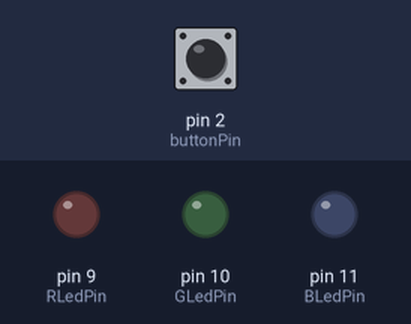
A sketch run on a simulated Arduino Uno, built with avr-gcc and run on an emulated ATmega328P. Parts: output pins drawn as LEDs (lit = HIGH). Dashed ring = blinking. The inputs (shaded band) are chosen by the test bench; at power-on: pin 2 (buttonPin) HIGH. Random numbers use the default seed unless the sketch sets one.

Above: at 1.2 s.
1.3 s: pin 2 (buttonPin) pulled LOW for 3.2 s
At 4.9 s:
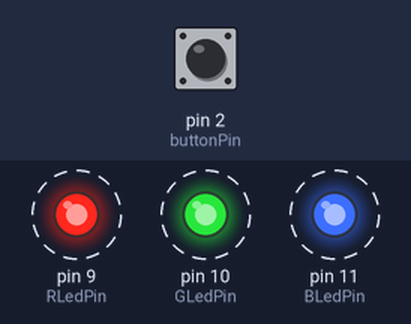
7.5 s: pin 2 (buttonPin) pulled LOW for 0.15 s
10.6 s: pin 2 (buttonPin) pulled LOW for 1 s
At 12.4 s:
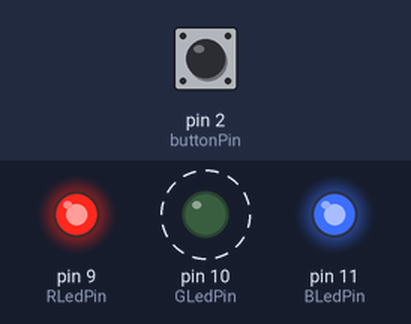
14.6 s: pin 2 (buttonPin) pulled LOW for 0.15 s
At 15.4 s:
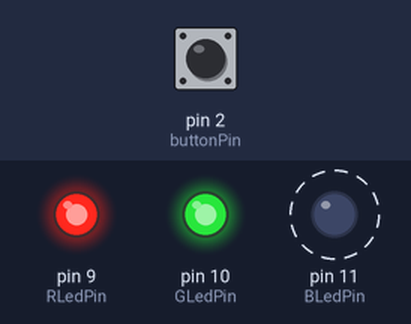
17.7 s: pin 2 (buttonPin) pulled LOW for 0.15 s
At 18.3 s:
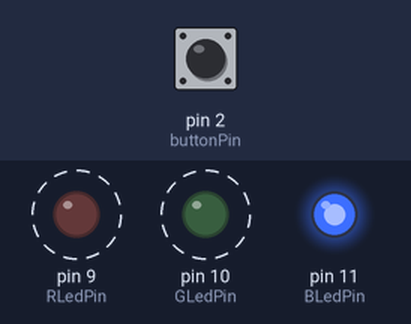
20.8 s: pin 2 (buttonPin) pulled LOW for 3.2 s
Timing chart, 0 to 28.0 s (numbered marks = the images above; inputs shaded):
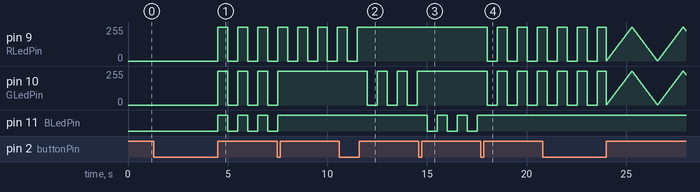

Measured:
- after the input at 1.3 s, pin 9 (RLedPin), pin 10 (GLedPin): alternates 255/255 for 0.50 s and 0/255 for 0.50 s, starting after 3.2 s; pin 11 (BLedPin): alternates HIGH for 0.50 s and LOW for 0.50 s, starting after 3.2 s
- after the input at 10.6 s, pin 10 (GLedPin): alternates 255/255 for 0.50 s and 0/255 for 0.50 s, starting after 1.4 s
- after the input at 14.6 s, pin 11 (BLedPin): alternates HIGH for 0.50 s and LOW for 0.50 s, starting after 0.42 s
- after the input at 17.7 s, pin 9 (RLedPin), pin 10 (GLedPin): alternates 255/255 for 0.50 s and 0/255 for 0.50 s, starting after 0.33 s

The sketch:

HW3-1.ino
```cpp
const int buttonPin = 2;
const int RLedPin = 9;
const int GLedPin = 10;
const int BLedPin = 11;
int buttonState = 0;

//按鈕狀態控制
bool buttonPressed = false;
unsigned long pressingTime = 0;
const int longPressInterval = 2000;

//顏色變化控制
int lightNum = 0;
int RLightColor = 0;
int GLightColor = 0;
int BLightColor = 0;
int RCurrentColor = 0;
int GCurrentColor = 0;
int BCurrentColor = 0;

//模式控制
// 模式：0=靜態、1=固定閃爍、2=呼吸燈、3=七彩漸變、4=隨機七彩閃爍
int currentMode = 0;
unsigned long blinkTimer = 0;
const int fixedBlinkInterval = 500;
bool blinkOn = true;


const int fadeAmount = 2;
int fadeDirection = 1;


int huePhase = 0;
const int hueSpeed = 2;
unsigned long hueTimer = 0;
const int hueInterval = 10;


unsigned long randomTwinkleTimer = 0;
const int twinkleSpeed = 5;
int twinkleDirection = 0;
int targetR = 0;
int targetG = 0;
int targetB = 0;

// -----------------------------------------------------

void setup() {
  pinMode(buttonPin, INPUT);
  pinMode(RLedPin, OUTPUT);
  pinMode(GLedPin, OUTPUT);
  pinMode(BLedPin, OUTPUT);

  randomSeed(analogRead(0));
}

// -----------------------------------------------------

void loop() {
  checkButton();
  updateLEDColor();
  setRGBLEDColor(RCurrentColor, GCurrentColor, BCurrentColor);
}


void checkButton() {
  buttonState = digitalRead(buttonPin);

  if (buttonState == LOW && !buttonPressed) {
    pressingTime = millis();
    buttonPressed = true;
  }

  if (buttonState == HIGH && buttonPressed) {
    unsigned long currentTime = millis();
    if (currentTime - pressingTime < longPressInterval) {
      changeLEDColor();  // 短按改變顏色
    } else {
      changeMode();      // 長按改變顯示模式
    }
    buttonPressed = false;
  }
}

// 短按時切換 LED 顏色
void changeLEDColor() {
  if (currentMode == 0 || currentMode == 1 || currentMode == 2) {
    lightNum = lightNum + 1;
    if (lightNum >= 5) lightNum = 0;

    if (lightNum == 0) { RLightColor = 0;   GLightColor = 0;   BLightColor = 0;   }   // 關燈
    if (lightNum == 1) { RLightColor = 0;   GLightColor = 255; BLightColor = 255; }   // 青色
    if (lightNum == 2) { RLightColor = 255; GLightColor = 0;   BLightColor = 255; }   // 紫色
    if (lightNum == 3) { RLightColor = 255; GLightColor = 255; BLightColor = 0;   }   // 黃色
    if (lightNum == 4) { RLightColor = 0;   GLightColor = 0;   BLightColor = 255; }   // 藍色

    RCurrentColor = RLightColor;
    GCurrentColor = GLightColor;
    BCurrentColor = BLightColor;
  }
}

// 長按時切換模式
void changeMode() {
  currentMode = currentMode + 1;
  if (currentMode >= 5) currentMode = 0;  // 總共 5 種模式 (0~4)

  // 模式 1：進入固定閃爍模式
  if (currentMode == 1) {
    blinkTimer = 0;
    blinkOn = true;
  }

  // 模式 2：進入呼吸燈模式
  if (currentMode == 2) {
    fadeDirection = 1;
    RCurrentColor = RLightColor;
    GCurrentColor = GLightColor;
    BCurrentColor = BLightColor;
  }

  // 模式 3：進入七彩漸變模式
  if (currentMode == 3) {
    huePhase = 0;
    hueTimer = millis();
  }

  // 模式 4：進入隨機七彩閃爍模式
  if (currentMode == 4) {
    randomTwinkleTimer = 0;
    twinkleDirection = 0;
    RCurrentColor = 0;
    GCurrentColor = 0;
    BCurrentColor = 0;
  }
}

void updateLEDColor() {
  unsigned long currentTime = millis();

  if (currentMode == 0) {
    // 模式 0：靜態顏色
    RCurrentColor = RLightColor;
    GCurrentColor = GLightColor;
    BCurrentColor = BLightColor;
  }

  else if (currentMode == 1) {
    // 模式 1：固定閃爍模式
    if (currentTime - blinkTimer > fixedBlinkInterval) {
      blinkOn = !blinkOn;
      blinkTimer = currentTime;
    }

    if (blinkOn) {
      RCurrentColor = RLightColor;
      GCurrentColor = GLightColor;
      BCurrentColor = BLightColor;
    } else {
      RCurrentColor = 255;
      GCurrentColor = 255;
      BCurrentColor = 255;
    }
  }

  else if (currentMode == 2) {
    // 模式 2：呼吸燈模式
    bool negativeDir = false;

    if (RLightColor == 0) {
      RCurrentColor = RCurrentColor + fadeDirection * fadeAmount;
      if (RCurrentColor > 255 || RCurrentColor < 0) negativeDir = true;
      RCurrentColor = constrain(RCurrentColor, 0, 255);
    }

    if (GLightColor == 0) {
      GCurrentColor = GCurrentColor + fadeDirection * fadeAmount;
      if (GCurrentColor > 255 || GCurrentColor < 0) negativeDir = true;
      GCurrentColor = constrain(GCurrentColor, 0, 255);
    }

    if (BLightColor == 0) {
      BCurrentColor = BCurrentColor + fadeDirection * fadeAmount;
      if (BCurrentColor > 255 || BCurrentColor < 0) negativeDir = true;
      BCurrentColor = constrain(BCurrentColor, 0, 255);
    }

    if (negativeDir) fadeDirection = -fadeDirection;
    delay(10);
  }

  else if (currentMode == 3) {
    // 模式 3：七彩漸變模式
    if (currentTime - hueTimer >= hueInterval) {

      huePhase = (huePhase + hueSpeed) % 1530;

      if (huePhase < 255) { RCurrentColor = 255; GCurrentColor = huePhase; BCurrentColor = 0; }
      else if (huePhase < 510) { RCurrentColor = 255 - (huePhase - 255); GCurrentColor = 255; BCurrentColor = 0; }
      else if (huePhase < 765) { RCurrentColor = 0; GCurrentColor = 255; BCurrentColor = huePhase - 510; }
      else if (huePhase < 1020) { RCurrentColor = 0; GCurrentColor = 255 - (huePhase - 765); BCurrentColor = 255; }
      else if (huePhase < 1275) { RCurrentColor = huePhase - 1020; GCurrentColor = 0; BCurrentColor = 255; }
      else { RCurrentColor = 255; GCurrentColor = 0; BCurrentColor = 255 - (huePhase - 1275); }

      hueTimer = currentTime;
    }
  }

  else if (currentMode == 4) {
    // 模式 4：隨機七彩閃爍模式

    if (twinkleDirection == 0) {
        if (random(0, 100) < 5) {
            twinkleDirection = 1;

            targetR = random(50, 256);
            targetG = random(50, 256);
            targetB = random(50, 256);

            RCurrentColor = 0;
            GCurrentColor = 0;
            BCurrentColor = 0;
        }
    }

    if (twinkleDirection != 0 && (currentTime - randomTwinkleTimer >= 10)) {

        if (twinkleDirection == 1) {
            if (RCurrentColor < targetR) RCurrentColor += twinkleSpeed;
            if (GCurrentColor < targetG) GCurrentColor += twinkleSpeed;
            if (BCurrentColor < targetB) BCurrentColor += twinkleSpeed;
        } else {
            RCurrentColor -= twinkleSpeed;
            GCurrentColor -= twinkleSpeed;
            BCurrentColor -= twinkleSpeed;
        }

        RCurrentColor = constrain(RCurrentColor, 0, 255);
        GCurrentColor = constrain(GCurrentColor, 0, 255);
        BCurrentColor = constrain(BCurrentColor, 0, 255);

        if (twinkleDirection == 1 && (RCurrentColor >= targetR && GCurrentColor >= targetG && BCurrentColor >= targetB)) {
             delay(random(30, 80));
             twinkleDirection = -1;
        }

        if (twinkleDirection == -1 && RCurrentColor == 0 && GCurrentColor == 0 && BCurrentColor == 0) {
            twinkleDirection = 0;
        }

        randomTwinkleTimer = currentTime;
    }
  }
}

void setRGBLEDColor(int r, int g, int b) {
  analogWrite(RLedPin, r);
  analogWrite(GLedPin, g);
  analogWrite(BLedPin, b);
}
```
